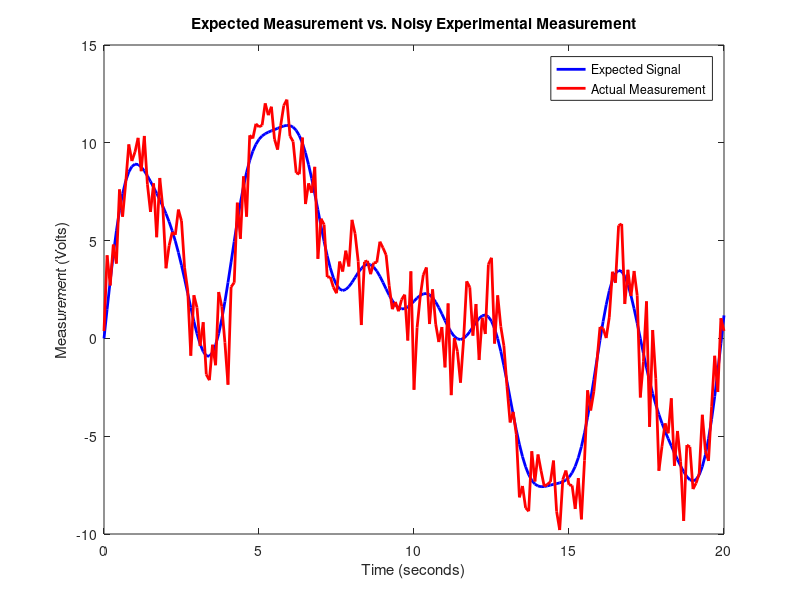

This figure's MATLAB source:
function experiment_results

time = 0:.1:20; % time array

amps = [1;3;6;2;4]; % amplitude of sinusoids
freqs = [0.5;0.25;0.05;0.02;0.2]; % frequency of sinusoids

% "Perfect" signal with no noise
theory_signal = sum(repmat(amps,1,length(time)).*sin(2*pi*repmat(freqs,1,length(time)).*repmat(time,length(amps),1)),1);


rng(1003) % set seed of random number generator for consistency
noisy_signal = theory_signal +1.5*randn(1,length(time)); % generate noisy data

% plot result
figure(1); clf
plot(time,theory_signal,'-b','Linewidth',2)
hold on
plot(time,noisy_signal,'-r','Linewidth',2)
xlabel('Time (seconds)')
ylabel('Measurement (Volts)')
title('Expected Measurement vs. Noisy Experimental Measurement')
legend('Expected Signal','Actual Measurement')

% assign variables to workspace
assignin('base','theory_signal',theory_signal)
assignin('base','noisy_signal',noisy_signal)
assignin('base','time',time)

% % Optional: Save data to .mat file
% save('experimental_results.mat','theory_signal','noisy_signal')
end

